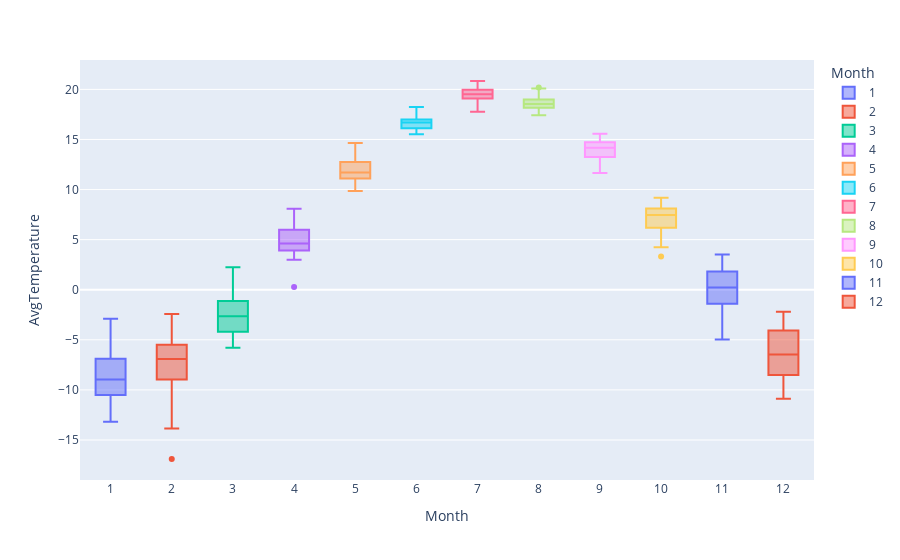

Notebook code for this chart:
### Markdown cell above
### Let's use a Box Plot for analyzing the same data

### Code cell
px.box(data_canada, x = "Month", y="AvgTemperature", color="Month")

### Figure 1 — Plotly figure (JSON) as saved in the notebook; plotly's stock layout.template omitted (floating-point values rounded to 4 significant figures)
{"data": [{"alignmentgroup": "True", "hovertemplate": "Month=%{x}<br>AvgTemperature=%{y}<extra></extra>", "legendgroup": "1", "marker": {"color": "#636efa"}, "name": "1", "notched": false, "offsetgroup": "1", "orientation": "v", "showlegend": true, "type": "box", "x": ["1", "1", "1", "1", "1", "1", "1", "1", "1", "1", "1", "1", "1", "1", "1", "1", "1", "1", "1", "1", "1", "1", "1", "1", "1"], "x0": " ", "xaxis": "x", "y": [-7.017, -12.09, -10.98, -8.588, -8.954, -9.243, -5.828, -5.705, -10.29, -12.49, -10.23, -2.889, -6.501, -7.366, -10.79, -6.319, -8.6, -5.596, -7.644, -8.423, -10.42, -9.471, -10.03, -12.4, -13.19], "y0": " ", "yaxis": "y"}, {"alignmentgroup": "True", "hovertemplate": "Month=%{x}<br>AvgTemperature=%{y}<extra></extra>", "legendgroup": "2", "marker": {"color": "#EF553B"}, "name": "2", "notched": false, "offsetgroup": "2", "orientation": "v", "showlegend": true, "type": "box", "x": ["2", "2", "2", "2", "2", "2", "2", "2", "2", "2", "2", "2", "2", "2", "2", "2", "2", "2", "2", "2", "2", "2", "2", "2", "2"], "x0": " ", "xaxis": "x", "y": [-7.863, -7.41, -5.774, -2.422, -4.061, -5.579, -8.858, -4.311, -9.304, -5.796, -5.66, -6.553, -9.739, -7.381, -6.918, -5.28, -7.882, -4.183, -5.208, -10.44, -13.85, -6.689, -8.32, -12.64, -16.9], "y0": " ", "yaxis": "y"}, {"alignmentgroup": "True", "hovertemplate": "Month=%{x}<br>AvgTemperature=%{y}<extra></extra>", "legendgroup": "3", "marker": {"color": "#00cc96"}, "name": "3", "notched": false, "offsetgroup": "3", "orientation": "v", "showlegend": true, "type": "box", "x": ["3", "3", "3", "3", "3", "3", "3", "3", "3", "3", "3", "3", "3", "3", "3", "3", "3", "3", "3", "3", "3", "3", "3", "3", "3"], "x0": " ", "xaxis": "x", "y": [-1.177, -4.441, -4.11, -1.214, -0.7187, 1.333, -1.648, -5.252, -3.489, -0.3203, -1.816, -1.736, -0.9506, -2.642, -3.159, 2.255, -3.668, 2.208, -2.849, -5.791, -2.781, -2.36, -5.703, -4.648, -5.798], "y0": " ", "yaxis": "y"}, {"alignmentgroup": "True", "hovertemplate": "Month=%{x}<br>AvgTemperature=%{y}<extra></extra>", "legendgroup": "4", "marker": {"color": "#ab63fa"}, "name": "4", "notched": false, "offsetgroup": "4", "orientation": "v", "showlegend": true, "type": "box", "x": ["4", "4", "4", "4", "4", "4", "4", "4", "4", "4", "4", "4", "4", "4", "4", "4", "4", "4", "4", "4", "4", "4", "4", "4", "4"], "x0": " ", "xaxis": "x", "y": [3.512, 4.154, 3.552, 7.648, 6.242, 5.319, 5.727, 3.97, 4.623, 5.92, 7.081, 7.714, 4.947, 5.361, 5.669, 8.086, 4.541, 6.147, 2.987, 4.178, 4.457, 3.112, 4.212, 0.2783, 3.724], "y0": " ", "yaxis": "y"}, {"alignmentgroup": "True", "hovertemplate": "Month=%{x}<br>AvgTemperature=%{y}<extra></extra>", "legendgroup": "5", "marker": {"color": "#FFA15A"}, "name": "5", "notched": false, "offsetgroup": "5", "orientation": "v", "showlegend": true, "type": "box", "x": ["5", "5", "5", "5", "5", "5", "5", "5", "5", "5", "5", "5", "5", "5", "5", "5", "5", "5", "5", "5", "5", "5", "5", "5", "5"], "x0": " ", "xaxis": "x", "y": [11.69, 10.04, 10.25, 14.64, 12.99, 11.42, 13.33, 9.896, 11.62, 10.74, 11.07, 12.84, 12.16, 11.29, 11.12, 12.35, 11.4, 12.64, 12.76, 11.72, 12.49, 12.74, 11.52, 13.8, 9.858], "y0": " ", "yaxis": "y"}, {"alignmentgroup": "True", "hovertemplate": "Month=%{x}<br>AvgTemperature=%{y}<extra></extra>", "legendgroup": "6", "marker": {"color": "#19d3f3"}, "name": "6", "notched": false, "offsetgroup": "6", "orientation": "v", "showlegend": true, "type": "box", "x": ["6", "6", "6", "6", "6", "6", "6", "6", "6", "6", "6", "6", "6", "6", "6", "6", "6", "6", "6", "6", "6", "6", "6", "6", "6"], "x0": " ", "xaxis": "x", "y": [18.24, 16.71, 17.43, 16.14, 17.11, 15.53, 16.86, 16.69, 16.9, 15.66, 17.59, 17.55, 17.09, 16.24, 15.97, 16.44, 16.1, 16.69, 16.18, 15.97, 16.56, 16.95, 16.61, 16.76, 16.09], "y0": " ", "yaxis": "y"}, {"alignmentgroup": "True", "hovertemplate": "Month=%{x}<br>AvgTemperature=%{y}<extra></extra>", "legendgroup": "7", "marker": {"color": "#FF6692"}, "name": "7", "notched": false, "offsetgroup": "7", "orientation": "v", "showlegend": true, "type": "box", "x": ["7", "7", "7", "7", "7", "7", "7", "7", "7", "7", "7", "7", "7", "7", "7", "7", "7", "7", "7", "7", "7", "7", "7", "7", "7"], "x0": " ", "xaxis": "x", "y": [19.52, 18.56, 19.15, 19.69, 19.26, 18.67, 18.87, 20.43, 19.92, 19.18, 20.0, 20.84, 19.97, 19.06, 17.77, 20.04, 19.84, 20.7, 19.1, 19.26, 19.13, 18.83, 19.91, 20.14, 19.57], "y0": " ", "yaxis": "y"}, {"alignmentgroup": "True", "hovertemplate": "Month=%{x}<br>AvgTemperature=%{y}<extra></extra>", "legendgroup": "8", "marker": {"color": "#B6E880"}, "name": "8", "notched": false, "offsetgroup": "8", "orientation": "v", "showlegend": true, "type": "box", "x": ["8", "8", "8", "8", "8", "8", "8", "8", "8", "8", "8", "8", "8", "8", "8", "8", "8", "8", "8", "8", "8", "8", "8", "8", "8"], "x0": " ", "xaxis": "x", "y": [18.18, 19.0, 18.16, 19.85, 18.52, 18.18, 20.19, 18.81, 20.09, 17.42, 18.7, 18.53, 17.96, 18.25, 18.41, 18.54, 18.97, 19.43, 18.79, 18.48, 18.78, 18.31, 17.91, 19.25, 17.5], "y0": " ", "yaxis": "y"}, {"alignmentgroup": "True", "hovertemplate": "Month=%{x}<br>AvgTemperature=%{y}<extra></extra>", "legendgroup": "9", "marker": {"color": "#FF97FF"}, "name": "9", "notched": false, "offsetgroup": "9", "orientation": "v", "showlegend": true, "type": "box", "x": ["9", "9", "9", "9", "9", "9", "9", "9", "9", "9", "9", "9", "9", "9", "9", "9", "9", "9", "9", "9", "9", "9", "9", "9", "9"], "x0": " ", "xaxis": "x", "y": [13.28, 13.58, 14.37, 15.03, 14.67, 13.17, 14.8, 15.06, 14.68, 14.03, 14.67, 13.92, 14.17, 14.0, 15.56, 13.05, 15.52, 14.57, 14.9, 12.62, 14.13, 13.09, 14.28, 11.66, 12.69], "y0": " ", "yaxis": "y"}, {"alignmentgroup": "True", "hovertemplate": "Month=%{x}<br>AvgTemperature=%{y}<extra></extra>", "legendgroup": "10", "marker": {"color": "#FECB52"}, "name": "10", "notched": false, "offsetgroup": "10", "orientation": "v", "showlegend": true, "type": "box", "x": ["10", "10", "10", "10", "10", "10", "10", "10", "10", "10", "10", "10", "10", "10", "10", "10", "10", "10", "10", "10", "10", "10", "10", "10", "10"], "x0": " ", "xaxis": "x", "y": [8.368, 6.603, 6.763, 8.253, 7.039, 7.924, 7.589, 4.975, 8.047, 7.476, 8.463, 6.342, 9.176, 7.628, 5.384, 8.342, 8.599, 6.706, 7.464, 7.501, 5.747, 5.526, 7.448, 3.315, 4.248], "y0": " ", "yaxis": "y"}, {"alignmentgroup": "True", "hovertemplate": "Month=%{x}<br>AvgTemperature=%{y}<extra></extra>", "legendgroup": "11", "marker": {"color": "#636efa"}, "name": "11", "notched": false, "offsetgroup": "11", "orientation": "v", "showlegend": true, "type": "box", "x": ["11", "11", "11", "11", "11", "11", "11", "11", "11", "11", "11", "11", "11", "11", "11", "11", "11", "11", "11", "11", "11", "11", "11", "11", "11"], "x0": " ", "xaxis": "x", "y": [-2.267, -3.655, 0.2223, 1.045, 3.147, 0.2085, 3.125, 0.7013, -0.977, 1.903, 1.789, 0.252, 0.3207, 1.876, 3.513, -0.2033, 1.539, -0.9452, -1.099, -4.972, -0.03667, 1.976, -4.302, -4.098, -3.613], "y0": " ", "yaxis": "y"}, {"alignmentgroup": "True", "hovertemplate": "Month=%{x}<br>AvgTemperature=%{y}<extra></extra>", "legendgroup": "12", "marker": {"color": "#EF553B"}, "name": "12", "notched": false, "offsetgroup": "12", "orientation": "v", "showlegend": true, "type": "box", "x": ["12", "12", "12", "12", "12", "12", "12", "12", "12", "12", "12", "12", "12", "12", "12", "12", "12", "12", "12", "12", "12", "12", "12", "12", "12"], "x0": " ", "xaxis": "x", "y": [-8.743, -6.912, -3.066, -3.692, -2.468, -9.714, -3.515, -5.222, -4.257, -5.986, -4.636, -2.508, -7.038, -8.964, -7.972, -6.472, -2.192, -6.347, -9.451, -6.943, -4.192, -10.3, -10.89, -8.439, -8.302], "y0": " ", "yaxis": "y"}], "layout": {"boxmode": "overlay", "legend": {"title": {"text": "Month"}, "tracegroupgap": 0}, "margin": {"t": 60}, "xaxis": {"anchor": "y", "categoryarray": ["1", "2", "3", "4", "5", "6", "7", "8", "9", "10", "11", "12"], "categoryorder": "array", "domain": [0, 1], "title": {"text": "Month"}}, "yaxis": {"anchor": "x", "domain": [0, 1], "title": {"text": "AvgTemperature"}}}}
